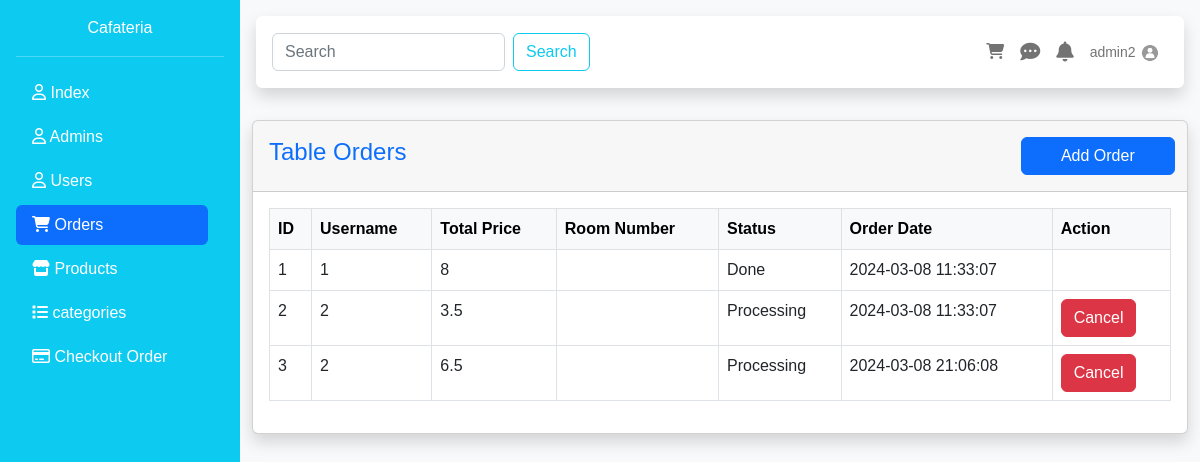
Before: /order.php (signed in) with the older database file.
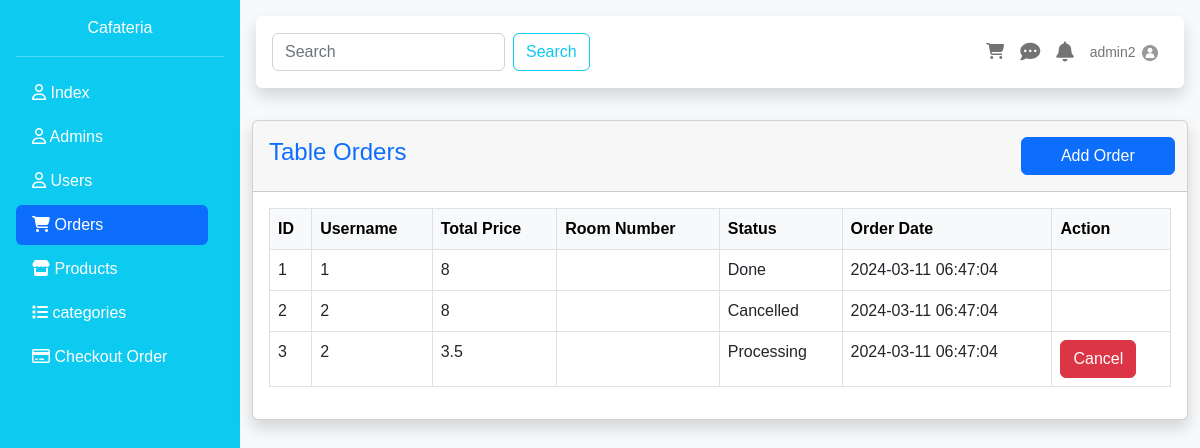
After: the same page with the newer database file.
### tables this page shows
CREATE TABLE `orders` (
  `id` int(10) UNSIGNED NOT NULL,
  `user_id` int(10) UNSIGNED NOT NULL,
  `total_price` float NOT NULL,
  `tax` float NOT NULL DEFAULT 0.1,
  `total_price_after_tax` float NOT NULL,
  `status` enum('Processing','Out For Delivery','Done','Cancelled') DEFAULT 'Processing',
  `notes` text DEFAULT NULL,
  `room_id` int(10) UNSIGNED NOT NULL,
  `order_date` timestamp NOT NULL DEFAULT current_timestamp()
);

### DataBase/DBCLass.php (called while the page is built, shortened)
<?php
require "connect.php";
class Table extends Database{
    public $TbName;
    public function __construct($tableName){
        $this->TbName = $tableName;
    }
    public function Select(array $columns, $condition=1){
        $statement = "SELECT " . implode(",", $columns) . " FROM {$this->TbName} WHERE $condition";
        try {
            $selected = parent::connect()->query($statement);
            return $selected;
        } catch (PDOException $e){
            throw new Exception("PDO Error: " . $e->getMessage());
        }
    }
    public function FindById($cond,$value){
        $sql = "SELECT * FROM {$this->TbName} WHERE $cond = :val";
        $Sel = parent::connect()->prepare($sql);
        $Sel->execute(['val' => $value]);
        if($Sel->rowCount() > 0){
            $result = $Sel->fetch();
            return $result;
        }else{
            throw new Exception("is not Found");
        }
    }
}
?>

### DataBase/connect.php (called while the page is built, shortened)
<?php
class Database{
    static protected $connection = false ;
    private static $server = 'localhost';
    private static $root = "root";
    private static $pass = "";
    private static $Db = "cafeteria";
    public static function connect(){
        if(!self::$connection){
            try {
                self::$connection = new PDO("mysql:host=".self::$server.";dbname=".self::$Db."", self::$root, self::$pass);
            } catch (PDOException $e) {
                die("PDO CONNECTION ERROR: " . $e->getMessage() . "<br/>");
            }
        }
        return self::$connection;
    }
}
?>

### orders/table.php (the view, shortened to what this page needs)
<div class="container-fluid">
    <div class="card shadow mb-4">
        <div class="card-header py-3">
            <div class="row justify-content-between align-items-center">
                <h4 class="col text-primary">Table Orders</h4>
                <a href="?add=Admin" class="col-2 me-2 btn btn-primary">Add Order</a>
            </div>
        </div>
        <div class="card-body">
            <table class="table table-bordered table-hover table-responsive">
                <thead class="table-light">
                <tr>
                    <th>ID</th>
                    <th>Username</th>
                    <th>Total Price</th>
                    <th>Room Number</th>
                    <th>Status</th>
                    <th>Order Date</th>
                    <th>Action</th>
                </tr>
                </thead>
                <tbody>
                <?php
                if (!empty($result)) {
                    foreach($result as $order){
                        ?>
                        <tr>
                            <td><?=$id++?></td>
                            <td><?=$order['user_id']?></td>
                            <td><?=$order['total_price']?></td>
                            <td><?=$order['room_number']?></td>
                            <td><?=$order['status']?></td>
                            <td><?=$order['order_date']?></td>
                            <td>
                                <?php if ($order['status'] == 'Processing') {?>
                                    <a class="btn btn-danger" href="orders/delete.php?order_id=<?=$order['id']?>">Cancel</a>
                                <?php }?>
                            </td>
                        </tr>
                    <?php }
                } ?>
                </tbody>
            </table>
        </div>
    </div>
</div>
</body>
</html>

### include/sidebar.php (shortened to what this page needs)
<!doctype html>
<html lang="en">
<head>
    <link href="https://cdn.jsdelivr.net/npm/bootstrap@5.2.3/dist/css/bootstrap.min.css" rel="stylesheet">
    <link rel="stylesheet" href="https://cdnjs.cloudflare.com/ajax/libs/font-awesome/6.5.1/css/all.min.css" />
</head>
<body>
    <div class="container-fluid p-0 d-flex h-100">
        <div id="sidebar" class="d-flex flex-column flex-shrink-0 p-3 text-bg-info text-white offcanvas-md offcanvas-start">
            <a href="#" class="navbar-brand text-center">Cafateria</a><hr>
            <ul class="mynav nav nav-pills flex-column flex-grow-1 pe-3 mb-auto">
                <li class="nav-item mb-1">
                    <a href="index.php" class="nav-link text-white <?= $current == 'index'? 'active' : '' ?>" aria-current="page" >
                        <i class="fa-regular fa-user"></i>
                        Index
                    </a>
                </li>
                <li class="nav-item mb-1">
                    <a href="admin.php" class="nav-link text-white <?= $current == 'Admin'? 'active' : '' ?>" aria-current="page" >
                        <i class="fa-regular fa-user"></i>
                        Admins
                    </a>
                </li>
                <li class="nav-item mb-1">
                    <a href="users.php" class="nav-link text-white <?= $current == 'User'? 'active' : '' ?>" aria-current="page" >
                        <i class="fa-regular fa-user"></i>
                        Users
                    </a>
                </li>
                <li class="nav-item mb-1">
                    <a href="order.php" class="nav-link text-white <?= $current == 'orders'? 'active' : '' ?>" aria-current="page" >
                        <i class="fa-solid fa-cart-shopping"></i>
                        Orders
                    </a>
                </li>
                <li class="nav-item mb-1">
                    <a href="products.php" class="nav-link text-white <?= $current == 'products'? 'active' : '' ?>" aria-current="page" >
                        <i class="fa-solid fa-store"></i>
                        Products
                    </a>
                </li>
                <li class="nav-item mb-1">
                    <a href="categories.php" class="nav-link text-white <?= $current == 'categories'? 'active' : '' ?>" aria-current="page" >
                        <i class="fa-solid fa-list"></i>
                        categories
                    </a>
                </li>
                <li class="nav-item mb-1">
                    <a href="order.php" class="nav-link text-white <?= $current == 'checks'? 'active' : '' ?>" aria-current="page" >
                        <i class="fa-regular fa-credit-card"></i>
                        Checkout Order
                    </a>
                </li>
            </ul>
        </div>

### include/navbar.php (shortened to what this page needs)
<?php
    $newTable = new Table('admins');
    $currentAdmin = $newTable->FindById('id',$_SESSION['id']);
?>
<div id="body_content" class="bg-light flex-fill">
    <div class="p-3">
        <nav class="navbar navbar-expand-lg bg-white shadow rounded p-3 mb-3">
            <form class="d-flex" role="search">
                <input class="form-control me-2" type="search" placeholder="Search" aria-label="Search">
                <button class="btn btn-outline-info" type="submit">Search</button>
            </form>
            <ul class="navbar-nav ms-auto d-flex flex-row">
                <li class="nav-item me-3 me-lg-0">
                    <a class="nav-link" href="#!">
                        <i class="fas fa-shopping-cart"></i>
                    </a>
                </li>
                <li class="nav-item me-3 me-lg-0">
                    <a class="nav-link" href="#!">
                        <i class="fas fa-comment-dots fa-lg"></i>
                    </a>
                </li>
                <li class="nav-item me-3 me-lg-0">
                    <a class="nav-link" href="#!">
                        <i class="fas fa-bell fa-lg"></i>
                    </a>
                </li>
                <li class="nav-item dropdown me-3 me-lg-0">
                  <a class="nav-link dropdown-toggle" href="#" id="userDropdown" role="button" data-bs-toggle="dropdown" aria-expanded="false">
                 <span class="mr-2 d-none d-lg-inline text-gray-600 small"><?=$currentAdmin['username']?></span>
                      <img class="rounded-circle" src="uploads/<?= $currentAdmin['profile_picture']?>" width="20px" height="20px">
                   </a>
                </li>
            </ul>
        </nav>
    </div>

### order.php (shortened to what this page needs)
<?php
    $current = 'orders';
    $id = 1 ;
    include "DataBase/DBCLass.php";
    $orders = new Table('orders');
    include "include/sidebar.php";
    include "include/navbar.php";
    $col = [
        'id',
        'user_id',
        'total_price',
        'tax',
        'total_price_after_tax',
        'status',
        'notes',
        'order_date'
    ];
    $result = $orders->Select($col);
    if(isset($_GET['add']) == 'orders'){
        include "orders/addForm.php";
    }
    elseif(isset($_GET['edit'])){
        $orderId = $_GET['edit'];
        $SelOrder = $orders->FindById('id',$orderId);
        include "orders/editForm.php";
    }else{
        include "orders/table.php";
    }
    include "include/footer.php";
?>

### include/footer.php (shortened to what this page needs)
    </body>
</html>

### include/sidebar.php (style rules this page uses)
html, body { height: 100%; font-family: 'Ubuntu', sans-serif; }
#sidebar { width: 20vw; color: white; }
.dropdown-toggle::after { content: none; }

Changed rows visible on the page:
removed orders: user "2", total_price "3.5", status "Processing", order_date "2024-03-08 11:33:07"
changed orders "Done": order_date "2024-03-08 11:33:07" → "2024-03-11 06:47:04"
added orders: user "2", total_price "8", status "Cancelled", order_date "2024-03-11 06:47:04"
changed orders "Processing": total_price "6.5" → "3.5"; order_date "2024-03-08 21:06:08" → "2024-03-11 06:47:04"
